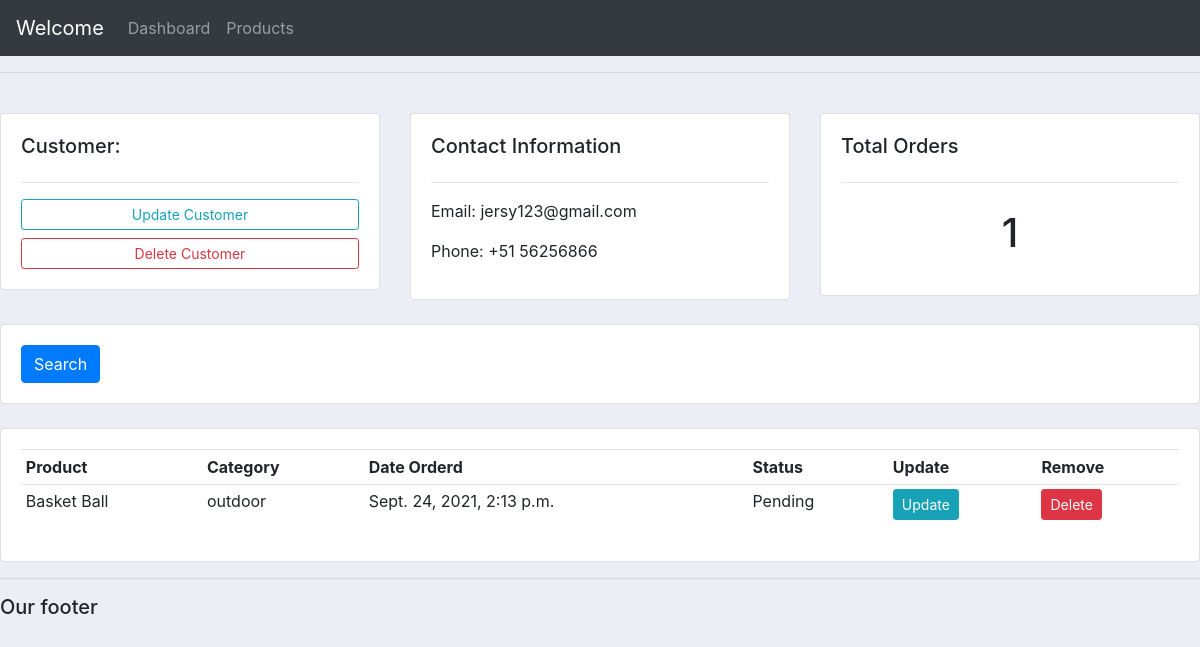
The app's page /customer/2/ with its own data.
### accounts/models.py (models this page shows, shortened)
class Customer(models.Model):
	name=models.CharField(max_length=120,null=True)
	phone=models.CharField(max_length=120,null=True)
	email=models.CharField(max_length=120,null=True)
	date_created=models.DateTimeField(auto_now=True,null=True)

class order(models.Model):
	STATUS=(('Pending','Pending'),('Out for delivery','Out for delivery'),('Delivered','Delivered'))
	product=models.ForeignKey(Product,null=True,on_delete=models.SET_NULL)
	customer=models.ForeignKey(Customer,null=True,on_delete=models.SET_NULL)
	date_created=models.DateTimeField(auto_now=True,null=True)
	status=models.CharField(max_length=200,null=True,choices=STATUS)

class Product(models.Model):
	CATEGORY=(('indoor','indoor'),('outdoor','outdoor'))
	name=models.CharField(max_length=200,null=True)
	price=models.FloatField(null=True)
	category=models.CharField(max_length=200,null=True,choices=CATEGORY)
	description=models.CharField(max_length=200,null=True,blank=True)
	date_created=models.DateTimeField(auto_now=True,null=True)
	tags=models.ManyToManyField(Tag)
	def __str__(self):
		return self.name

### accounts/views.py (the view)
# urls.py: path('customer/<str:pk_test>/',views.customer, name='customer'),
def customer(request, pk_test):
	customer = Customer.objects.get(id=pk_test)
	orders = customer.order_set.all()
	order_count = orders.count()
	context={'customer':customer,'orders':orders,'order_count':order_count}
	return render(request,'accounts/customer.html',context)

### accounts/templates/accounts/customer.html
{%  extends 'accounts/main.html' %}
{% block content %}
	<br>
<div class="row">
	<div class="col-md">
		<div class="card card-body">
			<h5>Customer:</h5>
			<hr>
			<a class="btn btn-outline-info  btn-sm btn-block" href="">Update Customer</a>
			<a class="btn btn-outline-danger  btn-sm btn-block" href="">Delete Customer</a>
		</div>
	</div>
	<div class="col-md">
		<div class="card card-body">
			<h5>Contact Information</h5>
			<hr>
			<p>Email: {{customer.email}}</p>
			<p>Phone: {{customer.phone}}</p>
		</div>
	</div>
	<div class="col-md">
		<div class="card card-body">
			<h5>Total Orders</h5>
			<hr>
			<h1 style="text-align: center;padding: 10px">{{order_count}}</h1>
		</div>
	</div>
</div>
<br>
<div class="row">
	<div class="col">
		<div class="card card-body">
			<form method="get">
		    <button class="btn btn-primary" type="submit">Search</button>
		  </form>
		</div>
	</div>
</div>
<br>
<div class="row">
	<div class="col-md">
		<div class="card card-body">
			<table class="table table-sm">
				<tr>
					<th>Product</th>
					<th>Category</th>
					<th>Date Orderd</th>
					<th>Status</th>
					<th>Update</th>
					<th>Remove</th>
				</tr>
				{% for order in orders %}
				   <tr>
				   	  <td>{{order.product}}</td>
				   	  <td>{{order.product.category}}</td>
				   	  <td>{{order.date_created}}</td>
				   	  <td>{{order.status}}</td>
				   	  <td><a class="btn btn-sm btn-info" href="{% url 'update_order' order.id %}">Update</a></td>
				   	  <td><a class="btn btn-sm btn-danger" href="{% url 'delete_order' order.id %}">Delete</a></td>
				   </tr>
				{% endfor %}
			</table>
		</div>
	</div>
</div>
{% endblock %}

### static/css/main.css (style rules this page uses)
body { background-color: #ebeff5; }

### records on screen
Customer: email "jersy123@gmail.com", phone "+51 56256866"
order: product "Basket Ball", product.category "outdoor", date_created "Sept. 24, 2021, 2:13 p.m.", status "Pending"

### other values on screen
{{ order_count }} "1"
